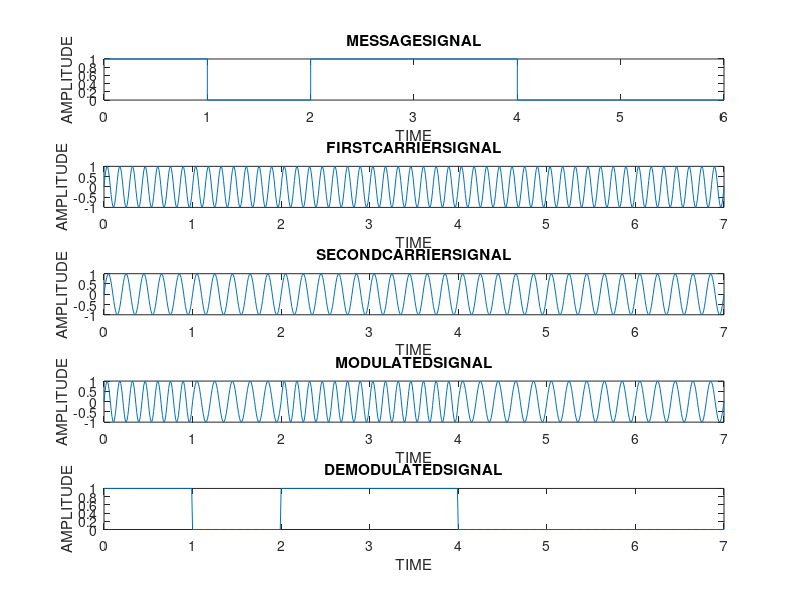

Write MATLAB code to recreate this figure.
%BFSKCode:
clc;
clear all;
close all;
a=1;
f1=7;
f2=5;
n = [1 0 1 1 0 0 0];
t=0:0.01:length(n);
t2 = 0:length(n) - 1;
subplot(5,1,1)
stairs(t2,n)
title('MESSAGESIGNAL')
xlabel('TIME')
ylabel('AMPLITUDE')
%1stcarrier
y1=a*sin(2*pi*f1*t);
subplot(5,1,2);
plot(t,y1)
title('FIRSTCARRIERSIGNAL')
xlabel('TIME')
ylabel('AMPLITUDE')
%2ndcarrier
y2=a*sin(2*pi*f2*t);
subplot(5,1,3)
plot(t,y2)
title('SECONDCARRIERSIGNAL')
xlabel('TIME')
ylabel('AMPLITUDE')
%modulation
for i=1:7
 for j=(i-1)*100:i*100
 if (n(i)==1)
 s(j+1)= y1(j+1)
 else s(j+1)= y2(j+1)
 end
 end
end
subplot(5,1,4)
plot(t,s)
title('MODULATEDSIGNAL')
xlabel('TIME')
ylabel('AMPLITUDE')
%demodulation
for i=1:7
 for j=(i-1)*100:i*100
 if (s(j+1)== y1(j+1))
 d(j+1) = 1
 else
 d(j+1)=0
 end
 end
end
subplot(5,1,5)
plot(t,d)
title('DEMODULATEDSIGNAL')
xlabel('TIME')
ylabel('AMPLITUDE')
